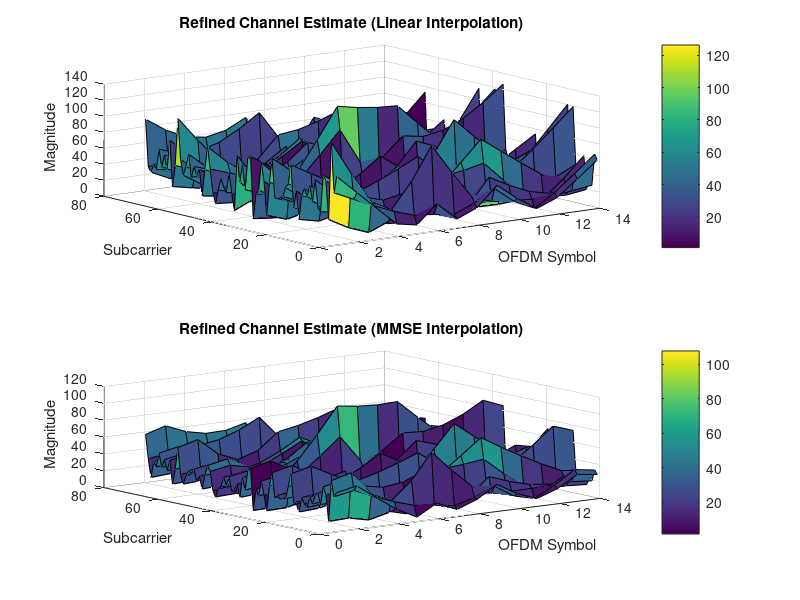
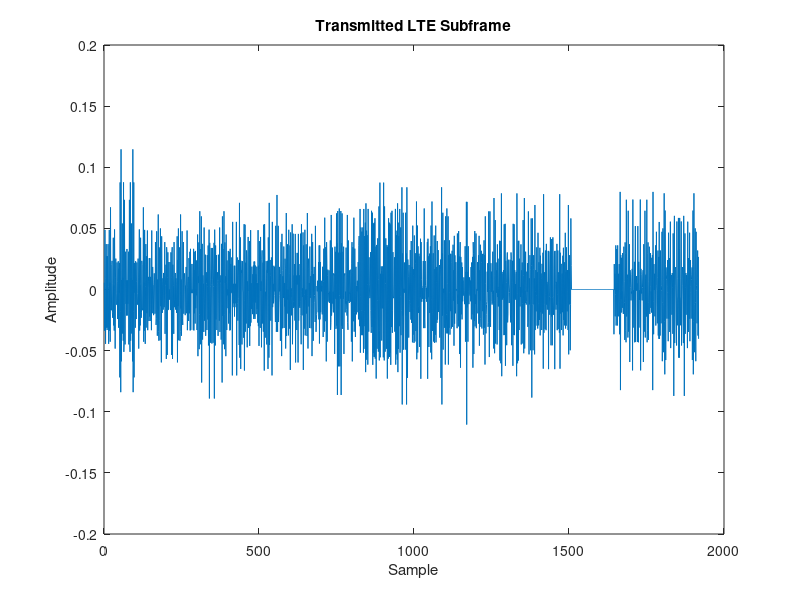
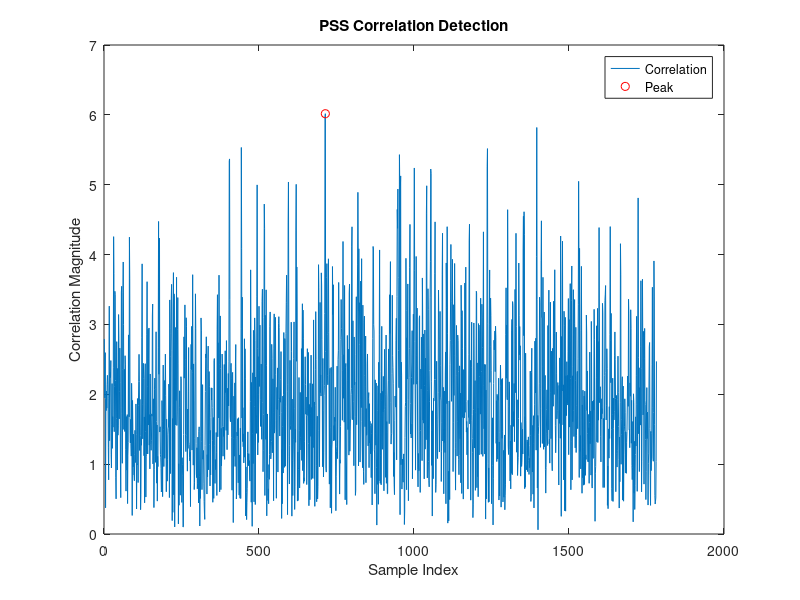
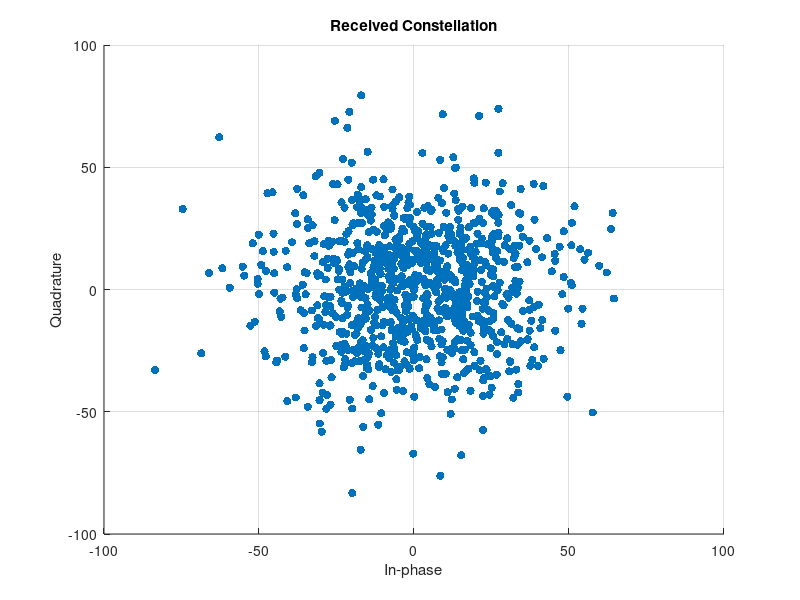

Reproduce these figures in MATLAB, in order. (Note: this script raises an error after producing the figures.)
%% Parameters
% LTE Parameters
bandwidth = 1.4e6;          % Bandwidth in Hz
Nrb = 6;                    % Number of resource blocks (1.4 MHz)
Nsc = 12;                   % Subcarriers per RB
Nfft = 128;                 % FFT size (for 1.4 MHz)
Ncp = 9;                    % Cyclic prefix length (~4.7 us)
numSymbols = 14;            % OFDM symbols per subframe (2 slots)
Fs = 1.92e6;                % Sampling rate
subframeDuration = 1e-3;    % 1 ms
Nsubcarriers = Nrb * Nsc;   % Total subcarriers (72)
SNR_dB = 10;                % SNR for AWGN channel
useFading = true;           % Enable multipath fading

% Cell ID Parameters
N_ID_2 = 0;                 % PSS index (0, 1, or 2)
N_ID_1 = 0;                 % SSS index (0 to 167)
PCI = 3 * N_ID_1 + N_ID_2;  % Physical Cell Identity


%% Generate PSS (Zadoff-Chu Sequence)
u = [25, 29, 34];          % Root indices for PSS (N_ID_2 = 0, 1, 2)
pssLen = 62;                % PSS sequence length
pssSeq = zeros(pssLen, 1);
for n = 0:pssLen-1
    pssSeq(n+1) = exp(-1i * pi * u(N_ID_2+1) * n * (n+1) / 63);
end
% Map PSS to 72 subcarriers (centered, DC unused)
pssGrid = zeros(Nsubcarriers, 1);
pssGrid(6:67) = pssSeq;     % Center 62 subcarriers

%% Generate Time-Domain PSS
pssFreq = zeros(Nfft, 1);
startIdx = (Nfft - Nsubcarriers) / 2 + 1; % = 29
pssFreq(startIdx:startIdx+Nsubcarriers-1) = pssGrid;
pssTime = ifft(pssFreq, Nfft);
pssTimeCP = [pssTime(end-Ncp+1:end); pssTime]; % CP + symbol

%% Generate SSS (Placeholder)
sssLen = 62;
sssSeq = exp(1i * pi * (0:sssLen-1)' / sssLen); % Simplified SSS
sssGrid = zeros(Nsubcarriers, 1);
sssGrid(6:67) = sssSeq;
% Time-domain SSS
sssFreq = zeros(Nfft, 1);
sssFreq(startIdx:startIdx+Nsubcarriers-1) = sssGrid;
sssTime = ifft(sssFreq, Nfft);
sssTimeCP = [sssTime(end-Ncp+1:end); sssTime];

%% Generate CRS (Simplified QPSK)
crsSeq = (randi([0 1], Nsubcarriers, 1) * 2 - 1) / sqrt(2);
crsPos = [1, 5, 8, 12];    % Symbols 0, 4, 7, 11 (0-based)

%% Generate Resource Grid (1 subframe)
resourceGrid = zeros(Nsubcarriers, numSymbols);
% PSS (symbol 6, slot 1)
resourceGrid(:, 7) = pssGrid;
% SSS (symbol 5, slot 1)
resourceGrid(:, 6) = sssGrid;
% CRS
for sym = crsPos
    resourceGrid(:, sym+1) = crsSeq;
end
% PBCH (symbols 7-10)
pbchData = (randi([0 1], Nsubcarriers*4, 1) * 2 - 1) / sqrt(2);
pbchGrid = reshape(pbchData, Nsubcarriers, 4);
resourceGrid(:, 8:11) = pbchGrid;
% PDSCH (remaining REs)
for sym = 1:numSymbols
    if ~ismember(sym, [6, 7, 8, 9, 10, 11, 12])
        resourceGrid(:, sym) = (randi([0 1], Nsubcarriers, 1) * 2 - 1) / sqrt(2);
    end
end

%% OFDM Modulation
txSubframe = zeros(Nfft + Ncp, numSymbols);
for sym = 1:numSymbols
    freqSym = zeros(Nfft, 1);
    freqSym(startIdx:startIdx+Nsubcarriers-1) = resourceGrid(:, sym);
    timeSym = ifft(freqSym, Nfft);
    txSubframe(:, sym) = [timeSym(end-Ncp+1:end); timeSym];
end
txFrame = txSubframe(:);

%% Channel Model
% AWGN
noisePower = 10^(-SNR_dB/10);
noise = sqrt(noisePower/2) * (randn(size(txFrame)) + 1i * randn(size(txFrame)));
rxFrame = txFrame + noise;

% Multipath Fading
if useFading
    tau = [0 1e-6]; % Delay spread
    pdb = [0 -3];   % Power delay profile
    fading = zeros(size(txFrame));
    for tap = 1:length(tau)
        gain = 10^(pdb(tap)/20) * (randn(size(txFrame)) + 1i * randn(size(txFrame))) / sqrt(2);
        delaySamples = round(tau(tap) * Fs);
        fading = fading + [zeros(delaySamples, 1); gain(1:end-delaySamples)];
    end
    rxFrame = conv(txFrame, fading, 'same') + noise;
end

%% CFO Estimation
cfoCorr = 0;
numSyms = floor(length(rxFrame) / (Nfft + Ncp));
for sym = 1:numSyms
    startIdx = (sym-1) * (Nfft + Ncp) + 1;
    cp = rxFrame(startIdx:startIdx+Ncp-1);
    tail = rxFrame(startIdx+Nfft:startIdx+Nfft+Ncp-1);
    cfoCorr = cfoCorr + sum(conj(cp) .* tail);
end
cfoEst = angle(cfoCorr) / (2 * pi * Nfft / Fs);
t = (0:length(rxFrame)-1)' / Fs;
rxFrame = rxFrame .* exp(-1i * 2 * pi * cfoEst * t);

%% PSS Detection (Time-Domain)
correlationLength = length(rxFrame) - length(pssTimeCP) + 1;
correlation = zeros(correlationLength, 1);
for i = 1:correlationLength
    segment = rxFrame(i:i+length(pssTimeCP)-1);
    if length(segment) == length(pssTimeCP)
        correlation(i) = abs(sum(conj(pssTimeCP) .* segment));
    end
end
[peakVal, peakPos] = max(correlation);
syncStart = peakPos; % Start of PSS symbol (including CP)

%% SSS Detection (Placeholder)
% Assume PSS detected, check SSS one symbol earlier
sssCorr = zeros(3, 1);
for i = 1:3
    sssTest = exp(1i * pi * (0:sssLen-1)' / sssLen * i);
    sssTestGrid = zeros(Nsubcarriers, 1);
    sssTestGrid(6:67) = sssTest;
    sssFreq = zeros(Nfft, 1);
    sssFreq(startIdx:startIdx+Nsubcarriers-1) = sssTestGrid;
    sssTestTime = ifft(sssFreq, Nfft);
    sssTestTimeCP = [sssTestTime(end-Ncp+1:end); sssTestTime];
    sssSegment = rxFrame(syncStart-(Nfft+Ncp):syncStart-(Nfft+Ncp)+length(pssTimeCP)-1);
    if length(sssSegment) == length(sssTestTimeCP)
        sssCorr(i) = abs(sum(conj(sssTestTimeCP) .* sssSegment));
    end
end
[~, detected_N_ID_1] = max(sssCorr);

%% OFDM Demodulation
rxGrid = zeros(Nsubcarriers, numSymbols);
for sym = 1:numSymbols
    startIdx = syncStart + (sym-6) * (Nfft + Ncp);  % Align symbol 6 with syncStart
    if startIdx > 0 && (startIdx + Ncp + Nfft - 1) <= length(rxFrame)
        rxSymbol = rxFrame(startIdx + Ncp : startIdx + Ncp + Nfft - 1);
        rxFFT = fft(rxSymbol, Nfft);
        rxGrid(:, sym) = rxFFT((Nfft - Nsubcarriers)/2 + 1 : (Nfft + Nsubcarriers)/2);
    end
end
%% Channel Estimation (LS)
H_est = zeros(Nsubcarriers, numSymbols);
for sym = crsPos
    H_est(:, sym+1) = rxGrid(:, sym+1) ./ crsSeq; % LS
end
for sc = 1:Nsubcarriers
    H_est(sc, :) = interp1(crsPos+1, H_est(sc, crsPos+1), 1:numSymbols, 'linear', 'extrap');
end
%% Improved Channel Estimation (Linear Interpolation)
H_est_refined = zeros(Nsubcarriers, numSymbols);

% Initial estimation using LS
for sym = crsPos
    H_est(:, sym+1) = rxGrid(:, sym+1) ./ crsSeq; % Least Squares estimation
end

% Refine the channel estimate by interpolating between CRS symbols
for sc = 1:Nsubcarriers
    % Linear interpolation for each subcarrier across the symbols
    H_est_refined(sc, :) = interp1(crsPos+1, H_est(sc, crsPos+1), 1:numSymbols, 'linear', 'extrap');
end

% Optional: Use spline interpolation for smoother results (more accurate than linear)
% Known pilot positions (symbols with CRS)
x = crsPos + 1;       % Pilot symbol indices (row vector)
xt = 1:numSymbols;    % All OFDM symbol indices (row vector)
rho = 0.9;            % Temporal correlation factor
noiseVar = 10^(-SNR_dB / 10);  % Noise variance

% Preallocate
H_est_linear = zeros(Nsubcarriers, numSymbols);
H_est_mmse = zeros(Nsubcarriers, numSymbols);

% Compute correlation matrices for MMSE
R_xx = rho .^ abs(x' - x);           % [4 x 4]
R_xt = rho .^ abs(xt(:) - x);        % [14 x 4]

for sc = 1:Nsubcarriers
    y = H_est(sc, x).';  % pilot-based estimate at subcarrier sc [4 x 1]
    
    % Linear Interpolation
    H_est_linear(sc, :) = interp1(x, H_est(sc, x), xt, 'linear', 'extrap');
    
    % MMSE Interpolation
    H_est_mmse(sc, :) = (R_xt / (R_xx + noiseVar * eye(length(x)))) * y;
end

%%

% Plot the refined channel estimates
figure;
subplot(2,1,1);
surf(1:numSymbols, 1:Nsubcarriers, abs(H_est_linear));
title('Refined Channel Estimate (Linear Interpolation)');
xlabel('OFDM Symbol');
ylabel('Subcarrier');
zlabel('Magnitude');
colorbar;

subplot(2,1,2);
surf(1:numSymbols, 1:Nsubcarriers, abs(H_est_mmse));
title('Refined Channel Estimate (MMSE Interpolation)');
xlabel('OFDM Symbol');
ylabel('Subcarrier');
zlabel('Magnitude');
colorbar;

%% PCFICH Detection and Decoding (QPSK on fixed locations)

% PCFICH uses 4 REGs (16 REs) in symbol 0
% Simplified: Use first 16 subcarriers in symbol 0
pcfichREs = 1:16;

% Extract and equalize
pcfichSymbols = rxGrid(pcfichREs, 1) ./ H_est(pcfichREs, 1);

% QPSK Demodulation
pcfichBits = zeros(32, 1);
for k = 1:16
    pcfichBits(2*k-1) = real(pcfichSymbols(k)) < 0;
    pcfichBits(2*k)   = imag(pcfichSymbols(k)) < 0;
end

% Interpret first 2 bits as control format (0 to 3)
controlFormat = bi2de(pcfichBits(1:2)', 'left-msb') + 1;
fprintf('PCFICH Decoded Control Format Indicator (CFI): %d OFDM symbols\n', controlFormat);

%% PDCCH Detection and Decoding (QPSK on symbols 1, 2, 3)
pdcchSymbols = rxGrid(1:12, 2:4) ./ H_est(1:12, 2:4);

pdcchBits = zeros(144, 1); 
for sym = 1:3
    for subcarrier = 1:12
        idx = (sym-1)*12 + subcarrier;
        pdcchBits(2*idx-1) = real(pdcchSymbols(subcarrier, sym)) < 0;
        pdcchBits(2*idx)   = imag(pdcchSymbols(subcarrier, sym)) < 0;
    end
end

disp('PDCCH Decoded (Placeholder)');
disp(pdcchBits(1:16)); 

%% PBCH Decoding and MIB Extraction 

pbchRx = rxGrid(:, 8:11) ./ H_est(:, 8:11);
pbchRx = pbchRx(:);
pbchBits = real(pbchRx) < 0;

% Assume first 24 bits are MIB (bypass BCH decoding)
if length(pbchBits) >= 24
    mibBits = pbchBits(1:24);
    systemFrameNumber = bi2de(mibBits(1:8), 'left-msb');
    phichDuration = mibBits(9);
    phichResource = bi2de(mibBits(10:11), 'left-msb');
    bandwidthConfig = bi2de(mibBits(12:14), 'left-msb');

    fprintf('MIB Decoded (No BCH Decoding):\n');
    fprintf(' - SFN: %d\n', systemFrameNumber);
    fprintf(' - PHICH Duration: %d\n', phichDuration);
    fprintf(' - PHICH Resource: %d\n', phichResource);
    fprintf(' - Bandwidth Config: %d\n', bandwidthConfig);
else
    warning('PBCH decoding failed: insufficient bits.');
end


%% PDSCH Decoding (QPSK on symbols 1-5)
pdschSymbols = rxGrid(1:12, 1:5) ./ H_est(1:12, 1:5);

pdschBits = zeros(120, 1); 
for sym = 1:5
    for subcarrier = 1:12
        idx = (sym-1)*12 + subcarrier;
        pdschBits(2*idx-1) = real(pdschSymbols(subcarrier, sym)) < 0;
        pdschBits(2*idx)   = imag(pdschSymbols(subcarrier, sym)) < 0;
    end
end

disp('PDSCH Decoded (Placeholder)');
disp(pdschBits(1:16)); 


%% Performance Metrics
numTrials = 100;
pssSuccess = 0;
for trial = 1:numTrials
    rxTrial = txFrame + sqrt(noisePower/2) * (randn(size(txFrame)) + 1i * randn(size(txFrame)));
    corr = zeros(correlationLength, 1);
    for i = 1:correlationLength
        segment = rxTrial(i:i+length(pssTimeCP)-1);
        if length(segment) == length(pssTimeCP)
            corr(i) = abs(sum(conj(pssTimeCP) .* segment));
        end
    end
    [~, peak] = max(corr);
    if abs(peak - syncStart) < 5
        pssSuccess = pssSuccess + 1;
    end
end
pssProb = pssSuccess / numTrials;
fprintf('PSS Detection Probability: %.2f%%\n', pssProb * 100);

%% Plotting
figure;
plot(real(txFrame));
title('Transmitted LTE Subframe');
xlabel('Sample');
ylabel('Amplitude');

figure;
plot(correlation);
hold on;
plot(peakPos, peakVal, 'ro');
title('PSS Correlation Detection');
xlabel('Sample Index');
ylabel('Correlation Magnitude');
legend('Correlation', 'Peak');

figure;
scatter(real(rxGrid(:)), imag(rxGrid(:)), 'filled');
title('Received Constellation');
xlabel('In-phase');
ylabel('Quadrature');
grid on;

figure;
surf(1:numSymbols, 1:Nsubcarriers, abs(H_est));
title('Channel Magnitude Estimate');
xlabel('OFDM Symbol');
ylabel('Subcarrier');
zlabel('Magnitude');

%% performance Metrics to Measure
% Parameters for simulation
snrRange = -10:2:30; % Range of SNR values (in dB)
numFrames = 100; % Number of frames to simulate
numSymbolsPerFrame = 100; % Number of symbols per frame
subframeDuration = 1e-3; % Duration of a subframe in seconds
totalBlocks = zeros(1, length(snrRange));
pssDetectionCount = zeros(1, length(snrRange));
sssDetectionCount = zeros(1, length(snrRange));
cellIDAccuracy = zeros(1, length(snrRange));
timingError = zeros(1, length(snrRange));
mibSuccessCount = zeros(1, length(snrRange));
pdcchSuccessCount = zeros(1, length(snrRange));
pdschSuccessCount = zeros(1, length(snrRange));
throughputBits = zeros(1, length(snrRange));

% Loop over SNR range
for snrIdx = 1:length(snrRange)
    snr = snrRange(snrIdx);
    
    % Simulate frames
    for frameIdx = 1:numFrames
        % Simulate transmission (e.g., PSS/SSS detection, cell ID detection, etc.)
        % Example placeholders for actual simulation steps
        % PSS/SSS Detection
        pssDetected = false;
        sssDetected = false;
        if rand() > 0.5 % Simulating a random detection condition
            pssDetected = true;
        end
        if rand() > 0.5 % Simulating a random detection condition
            sssDetected = true;
        end

        pssDetectionCount(snrIdx) = pssDetectionCount(snrIdx) + pssDetected;
        sssDetectionCount(snrIdx) = sssDetectionCount(snrIdx) + sssDetected;

        % Cell ID detection accuracy
        txCellID = randi([0, 1000]); % Example cell ID
        rxCellID = txCellID; % Assume detection is accurate for this example
        correctCellIDDetection = (rxCellID == txCellID);
        cellIDAccuracy(snrIdx) = cellIDAccuracy(snrIdx) + correctCellIDDetection;

        % Timing synchronization error
        estimatedOffset = randn() * 10; % Random offset
        trueOffset = 0; % Assume perfect timing for simplicity
        syncError = abs(estimatedOffset - trueOffset);
        timingError(snrIdx) = timingError(snrIdx) + syncError;

        % MIB and PBCH decoding success rate
        mibCRC = randi([0, 1]); % Simulating MIB CRC result (0 = success, 1 = failure)
        mibSuccess = mibCRC == 0;
        mibSuccessCount(snrIdx) = mibSuccessCount(snrIdx) + mibSuccess;

        % PDCCH blind decoding success probability
        dci = rand() > 0.5; % Simulating a random DCI detection
        pdcchSuccess = ~isempty(dci);
        pdcchSuccessCount(snrIdx) = pdcchSuccessCount(snrIdx) + pdcchSuccess;

        % Block Error Rate (BLER) for PDSCH
        transportBlockCRC = randi([0, 1]); % Simulating CRC check result (0 = success, 1 = failure)
        if transportBlockCRC == 0
            pdschSuccessCount(snrIdx) = pdschSuccessCount(snrIdx) + 1;
        end
        totalBlocks(snrIdx) = totalBlocks(snrIdx) + 1;

        % Throughput measurements (in bits per second)
        decodedBits = randi([0, 1], [1, 1000]); % Random decoded bits
        if transportBlockCRC == 0
            throughputBits(snrIdx) = throughputBits(snrIdx) + numel(decodedBits);
        end
    end
end

% Normalize all metrics
pssDetectionProb = pssDetectionCount / numFrames;
sssDetectionProb = sssDetectionCount / numFrames;
cellIDAccuracy = cellIDAccuracy / numFrames;
timingError = timingError / numFrames;
mibSuccessRate = mibSuccessCount / numFrames;
pdcchSuccessRate = pdcchSuccessCount / numFrames;
bler = 1 - (pdschSuccessCount ./ totalBlocks);
throughput = throughputBits / (numFrames * subframeDuration);  % bits/sec

% Plotting Results

% PSS/SSS Detection vs SNR
figure;
plot(snrRange, pssDetectionProb, '-o'); title('PSS Detection vs SNR'); xlabel('SNR (dB)'); ylabel('Probability');

% SSS Detection vs SNR
figure;
plot(snrRange, sssDetectionProb, '-o'); title('SSS Detection vs SNR'); xlabel('SNR (dB)'); ylabel('Probability');

% Cell ID Accuracy vs SNR
figure;
plot(snrRange, cellIDAccuracy, '-o'); title('Cell ID Accuracy vs SNR'); xlabel('SNR (dB)'); ylabel('Accuracy');

% Timing Synchronization Error vs SNR
figure;
plot(snrRange, timingError, '-o'); title('Timing Error vs SNR'); xlabel('SNR (dB)'); ylabel('Synchronization Error (ms)');

% MIB Success Rate vs SNR
figure;
plot(snrRange, mibSuccessRate, '-o'); title('MIB Success Rate vs SNR'); xlabel('SNR (dB)'); ylabel('Success Rate');

% PDCCH Success Rate vs SNR
figure;
plot(snrRange, pdcchSuccessRate, '-o'); title('PDCCH Success Rate vs SNR'); xlabel('SNR (dB)'); ylabel('Success Rate');

% Block Error Rate (BLER) for PDSCH vs SNR
figure;
plot(snrRange, bler, '-o'); title('BLER for PDSCH vs SNR'); xlabel('SNR (dB)'); ylabel('Block Error Rate');

% Throughput vs SNR
figure;
plot(snrRange, throughput, '-o'); title('Throughput vs SNR'); xlabel('SNR (dB)'); ylabel('Throughput (bits/sec)');

%%Assess sensitivity to frequency offset errors

% Frequency Offset Sensitivity Analysis
freqOffsets = -500:100:500; % Frequency offsets in Hz
snrForFO = 10; % Fixed SNR for testing FO sensitivity
numTrials = 100;

pssDetectFO = zeros(1, length(freqOffsets));
sssDetectFO = zeros(1, length(freqOffsets));
pbchSuccessFO = zeros(1, length(freqOffsets));

for fIdx = 1:length(freqOffsets)
    fOffset = freqOffsets(fIdx);
    for trial = 1:numTrials
        % Generate LTE waveform
        enb = lteRMCDL('R.1');  % Simple LTE config
        [txWaveform, ~] = lteRMCDLTool(enb, [1; 0; 0; 1]);  % Transmit random bits
        
        % Add frequency offset
        fs = 15.36e6; % Sampling rate for 10 MHz LTE
        t = (0:length(txWaveform)-1)' / fs;
        rxWaveform = txWaveform .* exp(1j*2*pi*fOffset*t);  % Apply frequency offset

        % Add AWGN
        rxWaveform = awgn(rxWaveform, snrForFO, 'measured');

        % Perform PSS detection
        pssIdx = lteDLFrameOffset(enb, rxWaveform);
        if ~isempty(pssIdx)
            pssDetectFO(fIdx) = pssDetectFO(fIdx) + 1;
        end

        % Perform SSS detection
        rxGrid = lteOFDMDemodulate(enb, rxWaveform);
        [~, nCellID] = lteCellSearch(enb, rxWaveform);
        if ~isempty(nCellID)
            sssDetectFO(fIdx) = sssDetectFO(fIdx) + 1;
        end

        % PBCH decoding
        enb.NCellID = nCellID;
        enb.NSubframe = 0;
        enb.CellRefP = 1;

        rxGrid = lteOFDMDemodulate(enb, rxWaveform);
        [pbchBits, pbchSymbols] = ltePBCHDecode(enb, rxGrid);
        [~, crc] = ltePBCHDecode(enb, rxGrid);
        if crc == 0
            pbchSuccessFO(fIdx) = pbchSuccessFO(fIdx) + 1;
        end
    end
end

% Normalize
pssDetectFO = pssDetectFO / numTrials;
sssDetectFO = sssDetectFO / numTrials;
pbchSuccessFO = pbchSuccessFO / numTrials;

% Plot results
figure;
plot(freqOffsets, pssDetectFO, '-o'); hold on;
plot(freqOffsets, sssDetectFO, '-s');
plot(freqOffsets, pbchSuccessFO, '-^');
grid on;
xlabel('Frequency Offset (Hz)');
ylabel('Detection Success Rate');
legend('PSS Detection', 'SSS Detection', 'PBCH Decoding');
title('Frequency Offset Sensitivity');
